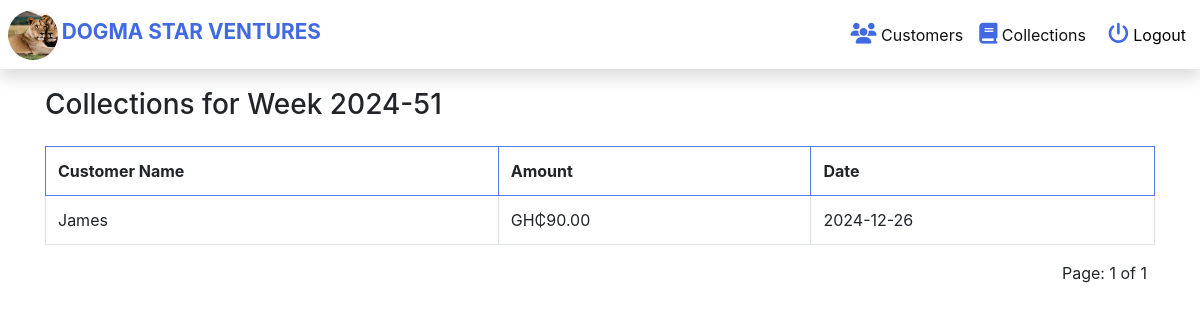
/weekly-collection/2024-51/ (signed in), run on the app's committed database.
### savings/models.py (models this page shows, shortened)
class Collection(models.Model):
    worker = models.ForeignKey(Worker, on_delete=models.CASCADE)
    customer = models.ForeignKey(Customer, on_delete=models.CASCADE)
    amount = models.DecimalField(max_digits=10, decimal_places=2)
    date = models.DateTimeField(auto_now_add=True)  # Changed to DateTimeField

class Customer(models.Model):
    name = models.CharField(max_length=150, default='name')
    next_of_kin = models.CharField(max_length=100, default='next_of_kin')
    balance = models.DecimalField(max_digits=10, decimal_places=2, default=0.0)
    customer_image = models.ImageField(
        upload_to='media_file', default='default.jpg')
    joined = models.DateTimeField(auto_now_add=True)
    account_number = models.CharField(
        max_length=20, unique=True, blank=True, null=True)  # Field for account number

### savings/views.py (the view)
class WeeklyCollectionDetailView(LoginRequiredMixin, View):
    def get(self, request, week, *args, **kwargs):
        context = {
            'collections': [],
            'week': week,
            'page_obj': None,
        }
        try:
            worker = Worker.objects.get(user=request.user)
            start_of_week = datetime.strptime(week + "-1", "%Y-%U-%w")
            end_of_week = start_of_week + \
                timedelta(days=6)  # End of the week (Sunday)
            collections = Collection.objects.filter(
                worker=worker,
                date__gte=start_of_week,
                date__lte=end_of_week
            )
            paginator = Paginator(collections, 5)  # 5 collections per page
            page_number = request.GET.get('page')
            page_obj = paginator.get_page(page_number)
            context.update({
                'collections': collections,
                'week': week,
                'page_obj': page_obj
            })
        except Worker.DoesNotExist:
            context['error_message'] = "You are not assigned as a worker in the system."
        return render(request, 'savings/weekly_collection_detail.html', context)

### templates/savings/weekly_collection_detail.html (shortened to what this page needs)
{% extends 'base.html' %}
{% block content %}
<div class="container mt-5">
    <h3>Collections for Week {{ week }}</h3>
    <div class="collection__table">
        <table class="table table-bordered card__border mt-3">
            <thead>
                <tr>
                    <th>Customer Name</th>
                    <th>Amount</th>
                    <th>Date</th>
                </tr>
            </thead>
            <tbody>
                {% for collection in page_obj %}
                <tr>
                    <td>{{ collection.customer.name }}</td>
                    <td>GH₵{{ collection.amount }}</td>
                    <td>{{ collection.date|date:"Y-m-d" }}</td>
                </tr>
                {% empty %}
                <tr>
                    <td colspan="3" class="text-center">No collections available for this week</td>
                </tr>
                {% endfor %}
            </tbody>
        </table>
    </div>
    <div class="pagination">
        <span class="mr-2">Page: {{ page_obj.number }} of {{ page_obj.paginator.num_pages }}</span>
    </div>
</div>
{% endblock %}

### static/css/global.css (style rules this page uses)
body, h1, h2, h3, h4, h5, h6, p, ul, ol, li { margin: 0; padding: 0; }
:root { --primary-color: #4169e1; --primary-background: #4169e1e1; --border-color: #007bff40; --primary-color-light: #7a8589; --text-color: #4444; }
body { font-family: "Poppins", sans-serif; font-weight: 300; font-size: 14px; line-height: 1.5; overflow-x: hidden; }
.card__border { border-color: var(--primary-color) !important; }
.table thead th { border-bottom: 1px solid var(--primary-background) !important; border-color: var(--primary-background) !important; }
tr { border-color: var(--primary-background) !important; }
.table-bordered { border: 1px solid var(--primary-background) !important; }

### static/css/worker_dashboard.css (style rules this page uses)
.collection__table { overflow-x: auto !important; }
.pagination { float: right; }

### data on the page
Collection: customer.name "James", amount "90.00", date "2024-12-26"

### other printed values
{{ week }} "2024-51"
{{ page_obj.number }} "1"
{{ page_obj.paginator.num_pages }} "1"
